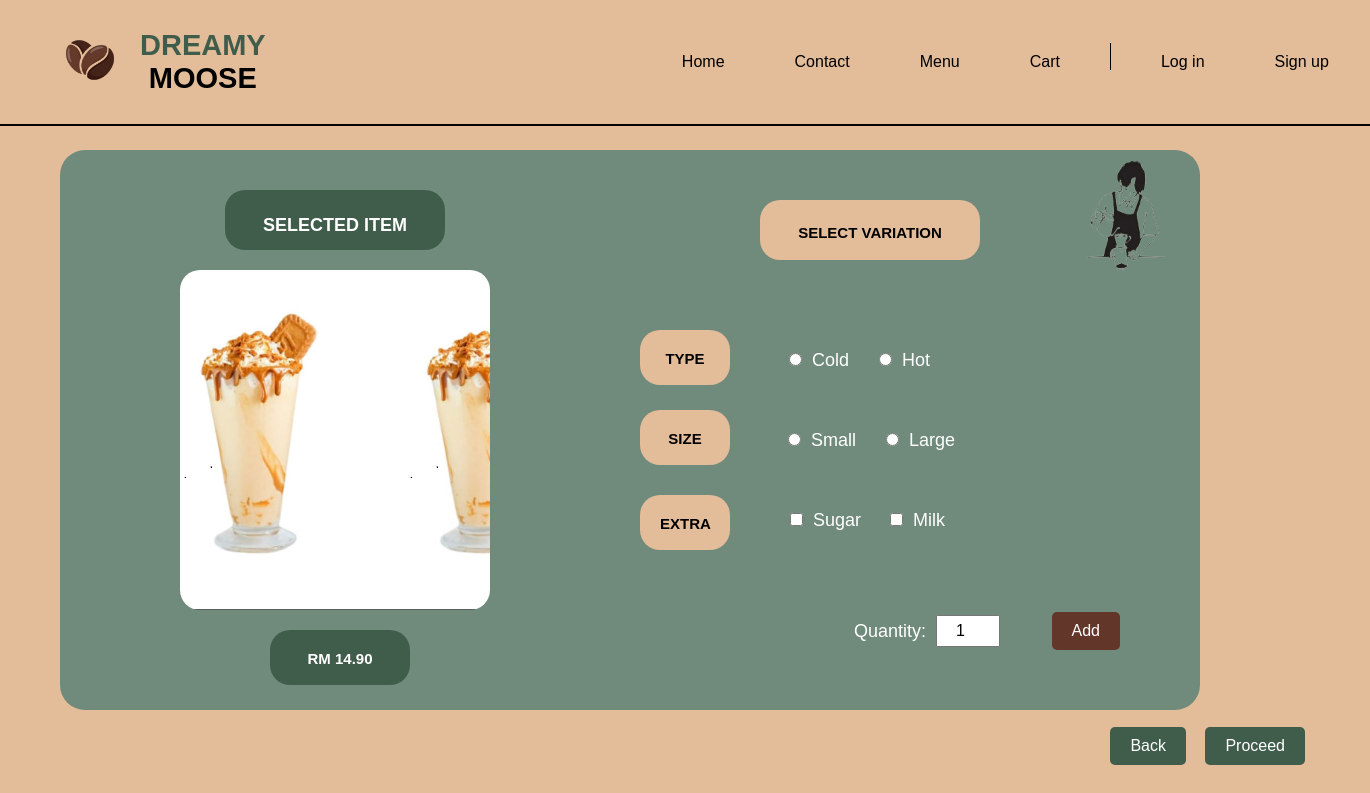
The app's page /selectedMenu.php?order_id=3 with its own data.
### tables this page shows
CREATE TABLE `menu` (
  `menu_id` int(11) NOT NULL AUTO_INCREMENT,
  `menu_name` varchar(50) NOT NULL,
  `description` varchar(50) NOT NULL,
  `menu_price` varchar(50) NOT NULL,
  `menu_category` varchar(50) NOT NULL,
  `menu_ingredients` varchar(50) NOT NULL,
  `menu_recipe` varchar(50) NOT NULL,
  `menu_image` varchar(100) NOT NULL,
  `date` varchar(50) NOT NULL,
  PRIMARY KEY (`menu_id`)
);

### selectedMenu.php (the view, shortened to what this page needs)
<?php
require("connection.php")
?>
<!DOCTYPE html>
<html lang="en">
<head>
    <link rel="stylesheet" href="https://cdnjs.cloudflare.com/ajax/libs/sweetalert/2.1.2/sweetalert.min.css">
</head>
<body>
<?php
$order_id = (int) $_GET["order_id"];
$sql_cart = mysqli_query($conn,"SELECT * FROM menu WHERE menu_id = '$order_id'");
$data_cart = mysqli_fetch_assoc($sql_cart);
?>
    <header>
        <div class="header-container">
            <div class="logo-container">
                <a href="#" class="logo">
                    <img src="Pictures/logo.png" alt="Logo">
                </a>
                <div class="logo-text">
                    <span style="color: #405D4C; font-size: 29px;">DREAMY</span><br>
                    <span style="color: #000000; font-size: 29px;">MOOSE</span><br>
                </div>
            </div>
            <nav class="navbar">
                <a href="NewHomepage.php" class="login-option">Home</a>
                <a href="contact.php" class="login-option">Contact</a>
                <a href="menu.php" class="login-option">Menu</a>
                <a href="cart.php" class="login-option">Cart</a>
                <?php if (!isset($_SESSION["username"])) { ?>
                    <a href="loginPage.php" class="login-option">Log in</a>
                    <a href="signup.php" class="login-option">Sign up</a>
                <?php } else { ?>
                    <a href="logout.php" class="login-option">Log out</a>
                <?php } ?>
            </nav>
        </div>
    </header>
    <div id="rcorners1">
    <button id="addButton">Add</button>
        <img id="cornerImage" src="Pictures/Dreamy.png" alt="Corner Image">
		 <div class="radio-container">
            <form>
                <label>
                    <input type="radio" name="type" value="cold"> Cold
                </label>
                <label>
                    <input type="radio" name="type" value="hot"> Hot
                </label>
            </form>
        </div>
		 <div class="size-radio-container">
            <form>
                <label>
                    <input type="radio" name="size" value="small"> Small
                </label>
                <label>
                    <input type="radio" name="size" value="large"> Large
                </label>
            </form>
        </div>
        <div class="extras-container">
            <form>
                <label>
                    <input type="checkbox" name="extras" value="sugar"> Sugar
                </label>
                <label>
                    <input type="checkbox" name="extras" value="milk"> Milk
                </label>
            </form>
        </div>
		<div id="innerRounded" >
           <h2 style="color: white;font-size:18px;margin-top:5px;">SELECTED ITEM</h2>
        </div>
      <div id="OtherRounded" style="background-image:url('admin/assets/images/<?= $data_cart["menu_image"] ?>');background-size: contain;">
        </div>
		<div id="AnotherRounded">
			 <h2 style="color: black;font-size:15px;margin-top:4px;">SELECT VARIATION</h2>
        </div>
		<div id="Another2Rounded">
			 <h2 style="color: black;font-size:15px;margin-top:0px;">TYPE</h2>
        </div>
		<div id="Another3Rounded">
			 <h2 style="color: black;font-size:15px;margin-top:0px;">SIZE</h2>
        </div>
		<div id="Another4Rounded">
			 <h2 style="color: black;font-size:15px;margin-top:0px;">EXTRA</h2>
        </div>
		<div id="Another5Rounded">
			 <h2 style="color: white;font-size:15px;margin-top:0px;">RM <?= $data_cart["menu_price"] ?></h2>
        </div>
	  <div class="quantity-selector">
        <span class="quantity-label">Quantity:</span>
        <input type="number" id="quantity" class="quantity-input" value="1" min="1" max="10">
    </div>
    </div>
    <div class="button-container">
        <button class="action-button" id="backButton">Back</button>
        <button class="action-button" id="proceedButton">Proceed</button>
    </div>
</body>
</html>

### selectedMenu.php (style rules this page uses)
body { background-image: url('Pictures/Homepage_bg.jpg'); background-size: 50%; background-position: center; text-align: center; font-family: Arial, sans-serif; margin: 0; padding: 0; }
header { position: fixed; top: 0; left: 0; width: 100%; padding: 20px; display: flex; justify-content: space-between; align-items: center; border-bottom: 2px solid #000; }
.header-container { display: flex; justify-content: space-between; align-items: center; width: 100%; }
.logo-container { display: flex; align-items: center; }
.navbar { display: flex; justify-content: center; flex-grow: 1; margin-left:355px; }
.navbar a { text-decoration: none; color: #000; margin: 0 15px; }
.logo img { max-height: 80px; margin-left: 30px; }
.logo-text { margin-left: 10px; font-size: 24px; font-weight: bold; color: #000; }
.login-option { background-color: #E3BC9A; color: white; padding: 10px 20px; border: none; border-radius: 5px; text-decoration: none; font-size: 16px; margin-top: 10px; transition: background-color 0.3s ease; display: inline-block; }
#rcorners1 { border-radius: 25px; background: #708B7B; padding: 20px; width: 1100px; height: 520px; margin-top: 150px; margin-bottom: 100px; margin-left: 60px; margin-right: auto; text-align: center; position: relative; }
#addButton { position:absolute; background-color: #623628; color: white; padding: 10px 20px; border: none; border-radius: 5px; text-decoration: none; font-size: 16px; right:80px; bottom:60px; transition: background-color 0.3s ease; }
#cornerImage { position: absolute; bottom:330px; right: 60px; height: 300px; width: 450px; border-radius: 50%; left:850px; }
#innerRounded { border-radius: 20px; background-color: #405D4C; padding: 20px; margin: 20px; text-align: center; position: relative; height: 20px; width:180px; margin-right:100px; margin-left:145px; }
#OtherRounded { border-radius: 20px; background-color: #D6A067; padding: 20px; margin: 20px; text-align: center; position: relative; height: 300px; width: 270px; margin-right: 40px; margin-left: 100px; }
#AnotherRounded { border-radius: 20px; background-color: #E3BC9A; padding: 20px; margin: 20px; text-align: center; position: absolute; top: 30px; right: 200px; height: 20PX; width: 180px; }
#Another2Rounded { border-radius: 20px; background-color: #E3BC9A; padding: 20px; margin: 20px; text-align: center; position: absolute; top: 160px; right: 450px; height: 15px; width: 50px; }
#Another3Rounded { border-radius: 20px; background-color: #E3BC9A; padding: 20px; margin: 20px; text-align: center; position: absolute; top: 240px; right: 450px; height: 15px; width: 50px; }
#Another4Rounded { border-radius: 20px; background-color: #E3BC9A; padding: 20px; margin: 20px; text-align: center; position: absolute; top: 325px; right: 450px; height: 15px; width: 50px; }
#Another5Rounded { border-radius: 20px; background-color: #405D4C; padding: 20px; margin: 20px; text-align: center; position: absolute; top: 460px; right: 690px; height: 15px; width: 100px; margin-right:100px; margin-left:145px; }
.quantity-selector { position: absolute; top: 465px; right:200px; display: flex; justify-content: center; align-items: center; }
.quantity-label { font-size: 18px; color: white; margin-right: 10px; }
.quantity-input { width: 50px; padding: 5px; font-size: 16px; text-align: center; }
.button-container { margin-top: 25px; text-align: right; position: fixed; bottom: 45px; right: 50px; }
.action-button { background-color: #405D4C; color: white; padding: 10px 20px; border: none; border-radius: 5px; text-decoration: none; font-size: 16px; margin-right: 15px; gap:30px; margin-top: 25px; transition: background-color 0.3s ease; }
.radio-container { position: absolute; top: 200px; right: 250px; text-align: left; }
.radio-container label { font-size: 18px; color: white; margin-right: 20px; }
.radio-container input { margin-right: 5px; }
.size-radio-container { position: absolute; top: 280px; right: 225px; text-align: left; }
.size-radio-container label { font-size: 18px; color: white; margin-right: 20px; }
.size-radio-container input { margin-right: 5px; }
.extras-container { position: absolute; top: 360px; right: 235px; text-align: left; }
.extras-container label { font-size: 18px; color: white; margin-right: 20px; }
.extras-container input { margin-right: 5px; }

### records on screen
menu: menu_image (picture), menu_price "14.90"
